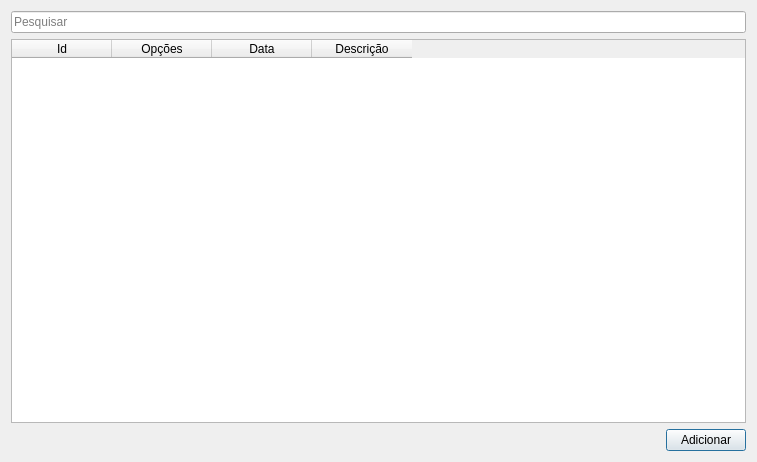
<?xml version="1.0" encoding="UTF-8"?>
<ui version="4.0">
 <class>Dialog</class>
 <widget class="QDialog" name="Dialog">
  <property name="geometry">
   <rect>
    <x>0</x>
    <y>0</y>
    <width>757</width>
    <height>462</height>
   </rect>
  </property>
  <property name="windowTitle">
   <string>Relatórios de Alterações</string>
  </property>
  <layout class="QGridLayout" name="gridLayout">
   <item row="1" column="0">
    <widget class="QTableWidget" name="tableWidget">
     <column>
      <property name="text">
       <string>Id</string>
      </property>
     </column>
     <column>
      <property name="text">
       <string>Opções</string>
      </property>
     </column>
     <column>
      <property name="text">
       <string>Data</string>
      </property>
     </column>
     <column>
      <property name="text">
       <string>Descrição</string>
      </property>
     </column>
    </widget>
   </item>
   <item row="2" column="0">
    <layout class="QHBoxLayout" name="horizontalLayout">
     <item>
      <spacer name="horizontalSpacer">
       <property name="orientation">
        <enum>Qt::Horizontal</enum>
       </property>
       <property name="sizeHint" stdset="0">
        <size>
         <width>40</width>
         <height>20</height>
        </size>
       </property>
      </spacer>
     </item>
     <item>
      <widget class="QPushButton" name="addFormBtn">
       <property name="text">
        <string>Adicionar</string>
       </property>
      </widget>
     </item>
    </layout>
   </item>
   <item row="0" column="0">
    <widget class="QLineEdit" name="searchLe">
     <property name="placeholderText">
      <string>Pesquisar</string>
     </property>
    </widget>
   </item>
  </layout>
 </widget>
 <resources/>
 <connections/>
</ui>
